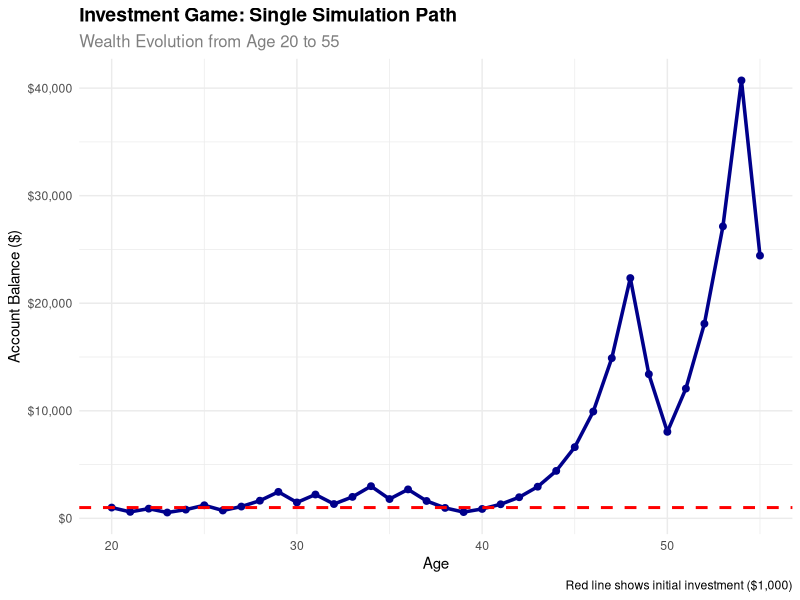
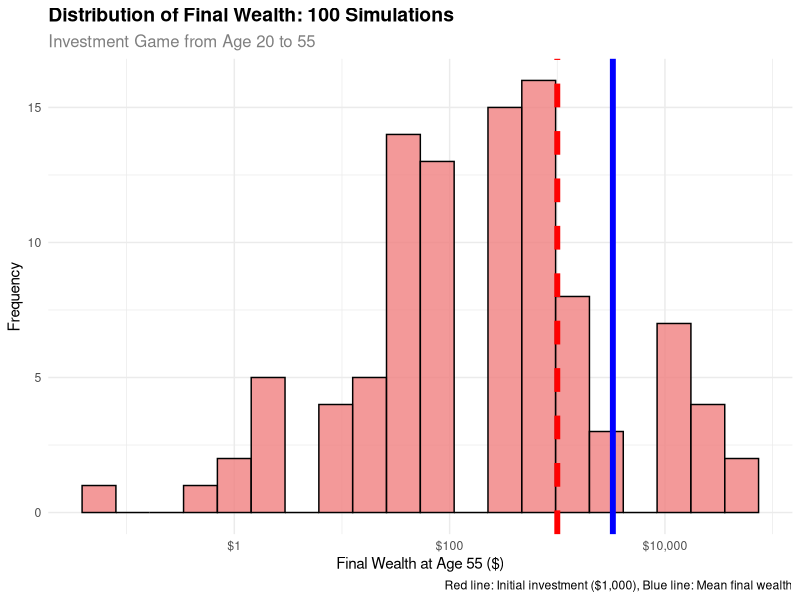
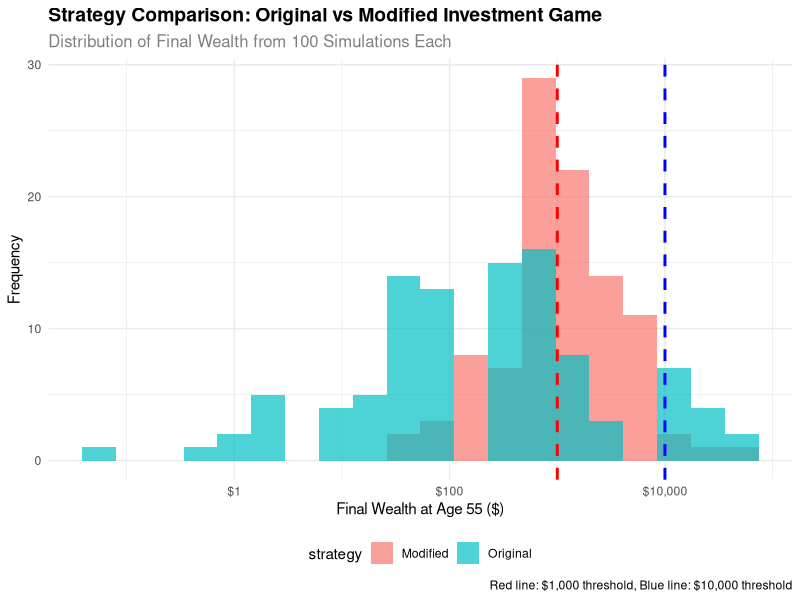

Write R code to recreate these figures, in order.
## ---- chunk 1
#| label: expected-value-analysis
#| echo: false

# Expected value calculation for one coin flip
initial_wealth <- 1000
prob_heads <- 0.5
prob_tails <- 0.5

# If heads: wealth becomes 1.5 * initial_wealth
wealth_if_heads <- 1.5 * initial_wealth

# If tails: wealth becomes 0.6 * initial_wealth  
wealth_if_tails <- 0.6 * initial_wealth

# Expected value = probability * outcome for each scenario
expected_value <- prob_heads * wealth_if_heads + prob_tails * wealth_if_tails

cat("Initial wealth: $", initial_wealth, "\n")
cat("Wealth if heads (50% gain): $", wealth_if_heads, "\n")
cat("Wealth if tails (40% loss): $", wealth_if_tails, "\n")
cat("Expected value after 1 flip: $", expected_value, "\n")
cat("Expected gain/loss: $", expected_value - initial_wealth, "\n")
## ---- chunk 2
#| label: expectation-analysis
#| echo: false

# The expected value is positive ($1,050 > $1,000)
# But let's think about this more carefully...

# Expected return per flip
expected_return <- (1.5 * 0.5) + (0.6 * 0.5)
cat("Expected return per flip: ", expected_return, "\n")
cat("This means we expect a ", (expected_return - 1) * 100, "% gain per flip\n")

# But what about the geometric mean?
# For multiplicative processes, we should consider the geometric mean
geometric_mean <- sqrt(1.5 * 0.6)
cat("Geometric mean return: ", geometric_mean, "\n")
cat("This suggests a ", (geometric_mean - 1) * 100, "% loss per flip on average\n")

cat("\nKey insight: The arithmetic mean suggests profit, but the geometric mean suggests loss!\n")
cat("This is the difference between expected value and expected growth rate.\n")
## ---- chunk 3
#| label: single-simulation
#| fig-cap: Single simulation of investment game over 35 years (age 20 to 55)
#| echo: false

suppressPackageStartupMessages(library(tidyverse))
suppressPackageStartupMessages(library(ggplot2))

# Set seed for reproducibility
set.seed(123)

# Parameters
initial_wealth <- 1000
age_start <- 20
age_end <- 55
years <- age_end - age_start

# Simulate one path of the investment game
simulate_investment_path <- function(initial, years) {
  wealth <- initial
  path <- numeric(years + 1)
  path[1] <- initial
  
  for (i in 1:years) {
    coin_flip <- rbinom(1, 1, 0.5)
    if (coin_flip == 1) {
      wealth <- wealth * 1.5  # 50% gain
    } else {
      wealth <- wealth * 0.6   # 40% loss
    }
    path[i + 1] <- wealth
  }
  
  return(path)
}

# Run single simulation
wealth_path <- simulate_investment_path(initial_wealth, years)

# Create data frame
simulation_data <- tibble(
  age = age_start:age_end,
  wealth = wealth_path
)

# Create time series plot
ggplot(simulation_data, aes(x = age, y = wealth)) +
  geom_line(color = "darkblue", linewidth = 1.2) +
  geom_point(color = "darkblue", size = 2) +
  geom_hline(yintercept = initial_wealth, color = "red", linetype = "dashed", linewidth = 1) +
  labs(
    title = "Investment Game: Single Simulation Path",
    subtitle = "Wealth Evolution from Age 20 to 55",
    x = "Age",
    y = "Account Balance ($)",
    caption = "Red line shows initial investment ($1,000)"
  ) +
  scale_y_continuous(labels = scales::dollar_format()) +
  theme_minimal() +
  theme(
    plot.title = element_text(size = 14, face = "bold"),
    plot.subtitle = element_text(size = 12, color = "gray50")
  )

# Show final results
final_wealth <- tail(wealth_path, 1)
cat("Initial wealth: $", initial_wealth, "\n")
cat("Final wealth at age 55: $", round(final_wealth, 2), "\n")
cat("Total return: ", round((final_wealth/initial_wealth - 1) * 100, 1), "%\n")
cat("Am I happy? ", ifelse(final_wealth > initial_wealth, "Yes!", "No..."), "\n")
## ---- chunk 4
#| label: multiple-simulations
#| fig-cap: Distribution of final wealth from 100 simulations of the investment game
#| echo: false

# Set seed for reproducibility
set.seed(456)

# Parameters
n_sims <- 100
initial_wealth <- 1000
years <- 35  # Age 20 to 55

# Simulate multiple paths
simulate_final_wealth <- function(initial, years) {
  wealth <- initial
  for (i in 1:years) {
    coin_flip <- rbinom(1, 1, 0.5)
    if (coin_flip == 1) {
      wealth <- wealth * 1.5  # 50% gain
    } else {
      wealth <- wealth * 0.6   # 40% loss
    }
  }
  return(wealth)
}

# Run 100 simulations
final_wealths <- replicate(n_sims, simulate_final_wealth(initial_wealth, years))

# Create data frame
simulation_results <- tibble(
  sim_num = 1:n_sims,
  final_wealth = final_wealths
)

# Create histogram
ggplot(simulation_results, aes(x = final_wealth)) +
  geom_histogram(bins = 20, fill = "lightcoral", alpha = 0.8, color = "black") +
  geom_vline(xintercept = initial_wealth, color = "red", linetype = "dashed", linewidth = 2) +
  geom_vline(xintercept = mean(final_wealths), color = "blue", linetype = "solid", linewidth = 2) +
  labs(
    title = "Distribution of Final Wealth: 100 Simulations",
    subtitle = "Investment Game from Age 20 to 55",
    x = "Final Wealth at Age 55 ($)",
    y = "Frequency",
    caption = "Red line: Initial investment ($1,000), Blue line: Mean final wealth"
  ) +
  scale_x_continuous(labels = scales::dollar_format(), trans = "log10") +
  theme_minimal() +
  theme(
    plot.title = element_text(size = 14, face = "bold"),
    plot.subtitle = element_text(size = 12, color = "gray50")
  )

# Summary statistics
summary_stats <- simulation_results %>%
  summarise(
    mean_wealth = mean(final_wealth),
    median_wealth = median(final_wealth),
    min_wealth = min(final_wealth),
    max_wealth = max(final_wealth),
    prob_above_initial = mean(final_wealth > initial_wealth),
    prob_above_10000 = mean(final_wealth > 10000)
  )

print("Summary Statistics:")
print(summary_stats)

cat("\nKey Insights:\n")
cat("- Mean final wealth: $", round(summary_stats$mean_wealth, 2), "\n")
cat("- Median final wealth: $", round(summary_stats$median_wealth, 2), "\n")
cat("- Probability of ending above $1,000: ", round(summary_stats$prob_above_initial, 3), "\n")
cat("- Probability of ending above $10,000: ", round(summary_stats$prob_above_10000, 3), "\n")
## ---- chunk 5
#| label: probability-analysis
#| echo: false

# Calculate probability from our simulation results
prob_above_1000 <- mean(final_wealths > initial_wealth)

cat("Probability of ending above $1,000: ", round(prob_above_1000, 3), "\n")
cat("This means ", round(prob_above_1000 * 100, 1), "% of simulations ended above the initial investment\n")
cat("And ", round((1 - prob_above_1000) * 100, 1), "% ended below the initial investment\n")

# Let's also look at some other thresholds
cat("\nOther probability thresholds:\n")
cat("Probability above $500: ", round(mean(final_wealths > 500), 3), "\n")
cat("Probability above $5,000: ", round(mean(final_wealths > 5000), 3), "\n")
cat("Probability above $10,000: ", round(mean(final_wealths > 10000), 3), "\n")
cat("Probability above $100,000: ", round(mean(final_wealths > 100000), 3), "\n")
## ---- chunk 6
#| label: modified-strategy
#| fig-cap: Comparison of original vs modified investment strategies
#| echo: false

# Set seed for reproducibility
set.seed(789)

# Modified strategy: Bet exactly 50% of current balance each round
simulate_modified_strategy <- function(initial, years) {
  wealth <- initial
  for (i in 1:years) {
    coin_flip <- rbinom(1, 1, 0.5)
    bet_amount <- wealth * 0.5  # Bet 50% of current wealth
    
    if (coin_flip == 1) {
      # Heads: 50% gain on the bet
      wealth <- wealth - bet_amount + bet_amount * 1.5
    } else {
      # Tails: 40% loss on the bet
      wealth <- wealth - bet_amount + bet_amount * 0.6
    }
  }
  return(wealth)
}

# Run 100 simulations of modified strategy
modified_wealths <- replicate(n_sims, simulate_modified_strategy(initial_wealth, years))

# Create comparison data
comparison_data <- tibble(
  strategy = rep(c("Original", "Modified"), each = n_sims),
  final_wealth = c(final_wealths, modified_wealths)
)

# Create comparison plot
ggplot(comparison_data, aes(x = final_wealth, fill = strategy)) +
  geom_histogram(alpha = 0.7, bins = 20, position = "identity") +
  geom_vline(xintercept = 1000, color = "red", linetype = "dashed", linewidth = 1) +
  geom_vline(xintercept = 10000, color = "blue", linetype = "dashed", linewidth = 1) +
  labs(
    title = "Strategy Comparison: Original vs Modified Investment Game",
    subtitle = "Distribution of Final Wealth from 100 Simulations Each",
    x = "Final Wealth at Age 55 ($)",
    y = "Frequency",
    caption = "Red line: $1,000 threshold, Blue line: $10,000 threshold"
  ) +
  scale_x_continuous(labels = scales::dollar_format(), trans = "log10") +
  theme_minimal() +
  theme(
    plot.title = element_text(size = 14, face = "bold"),
    plot.subtitle = element_text(size = 12, color = "gray50"),
    legend.position = "bottom"
  )

# Calculate probabilities for both strategies
prob_original_above_10000 <- mean(final_wealths > 10000)
prob_modified_above_10000 <- mean(modified_wealths > 10000)

cat("Strategy Comparison Results:\n")
cat("Original Strategy:\n")
cat("  Probability above $1,000: ", round(mean(final_wealths > 1000), 3), "\n")
cat("  Probability above $10,000: ", round(prob_original_above_10000, 3), "\n")
cat("  Mean final wealth: $", round(mean(final_wealths), 2), "\n")

cat("\nModified Strategy:\n")
cat("  Probability above $1,000: ", round(mean(modified_wealths > 1000), 3), "\n")
cat("  Probability above $10,000: ", round(prob_modified_above_10000, 3), "\n")
cat("  Mean final wealth: $", round(mean(modified_wealths), 2), "\n")

cat("\nComparison:\n")
cat("Modified strategy probability above $10,000 is ", 
    ifelse(prob_modified_above_10000 > prob_original_above_10000, "HIGHER", "LOWER"), 
    " than original strategy\n")
## ---- chunk 7
#| label: key-insights
#| echo: false

cat("KEY INSIGHTS FROM THIS SIMULATION:\n")
cat("=====================================\n\n")

cat("1. EXPECTED VALUE vs REALITY:\n")
cat("   - Arithmetic mean suggests profit (5% gain per flip)\n")
cat("   - Geometric mean suggests loss (5.1% loss per flip)\n")
cat("   - For multiplicative processes, geometric mean is more relevant\n\n")

cat("2. THE PARADOX OF MULTIPLICATIVE GROWTH:\n")
cat("   - Positive expected value doesn't guarantee positive outcomes\n")
cat("   - Most paths lead to losses, but a few lead to enormous gains\n")
cat("   - This creates a highly skewed distribution\n\n")

cat("3. STRATEGY MATTERS:\n")
cat("   - Different betting strategies produce different outcomes\n")
cat("   - Fixed percentage betting vs fixed amount betting\n")
cat("   - Risk management is crucial in multiplicative processes\n\n")

cat("4. SIMULATION REVEALS TRUTH:\n")
cat("   - Intuition fails with multiplicative growth\n")
cat("   - Monte Carlo simulation reveals the true distribution\n")
cat("   - Always simulate before making investment decisions!\n")
